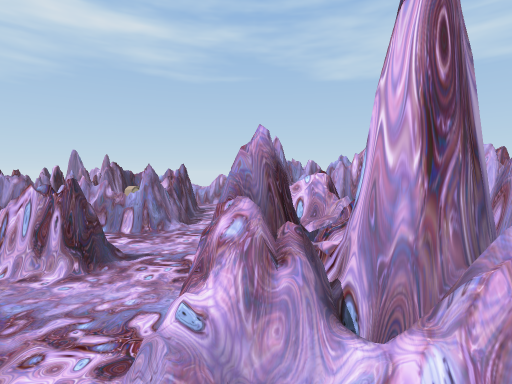
view 1 (above)

21 first-person views from a walk through a 3-D level made in the Unity game engine. The camera is 1.4 m above the floor, tilts 4° down and sees 85° across. The floor is counted in squares, 1 m on a side. Each view is taken from the middle of a square. On the plan, view 1 faces up. The plan holds only what a view shows up to about 14 squares ahead; the rest is blank. The player character is not drawn.

view 2
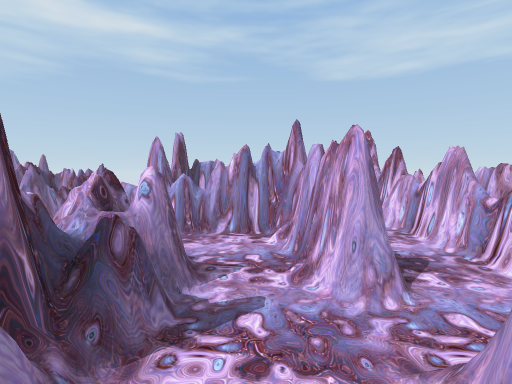

view 3
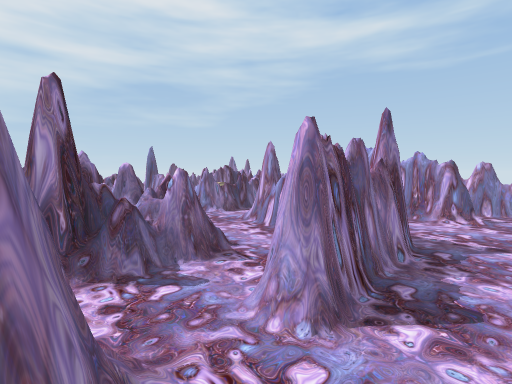

view 4
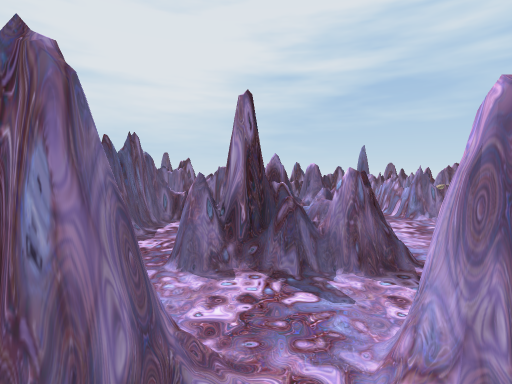

view 5
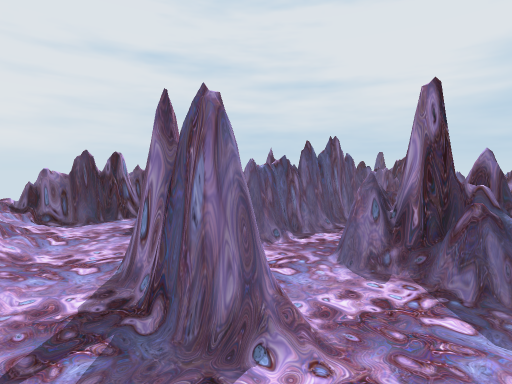

view 6
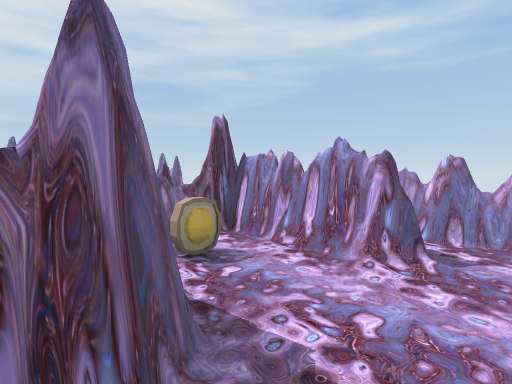

view 7
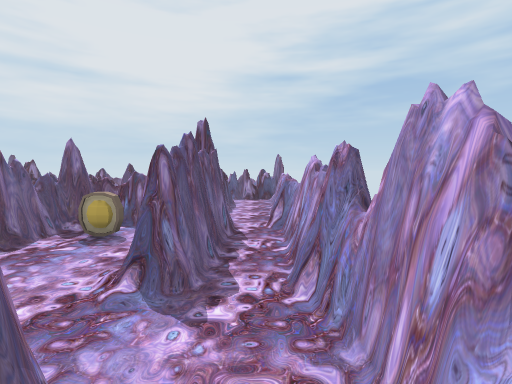

view 8
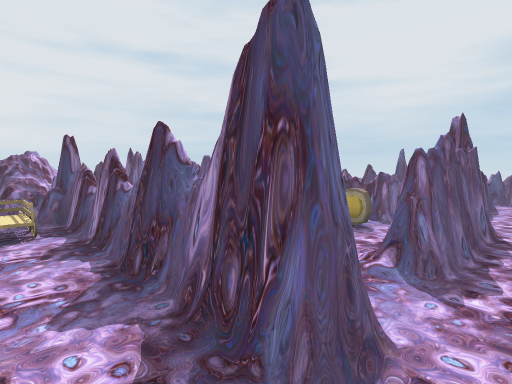

view 9
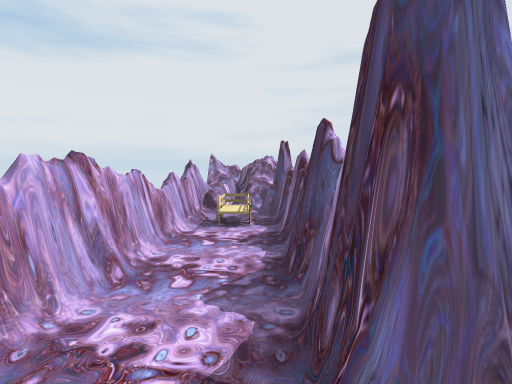

view 10
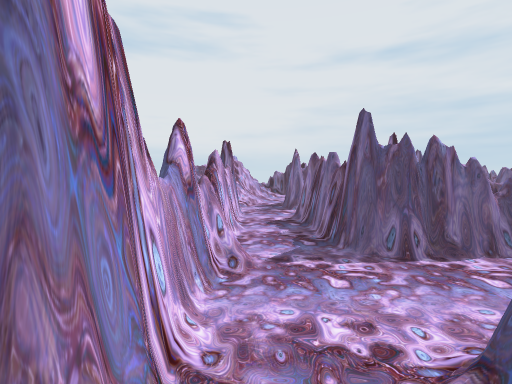

view 11
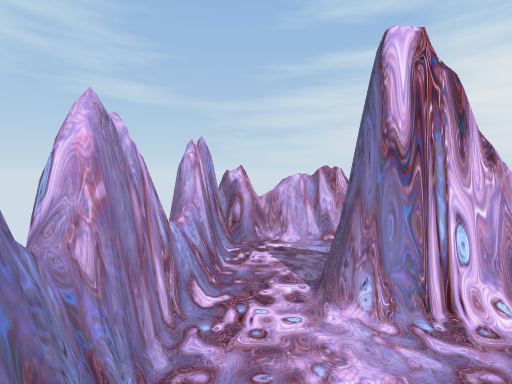

view 12
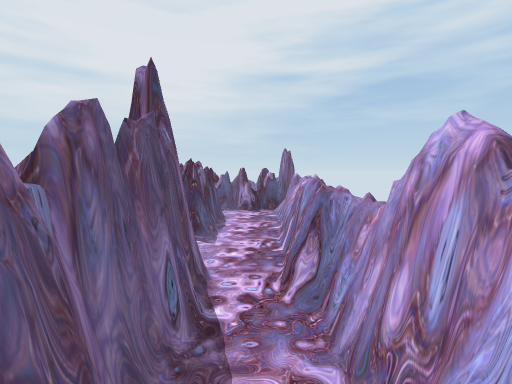

view 13
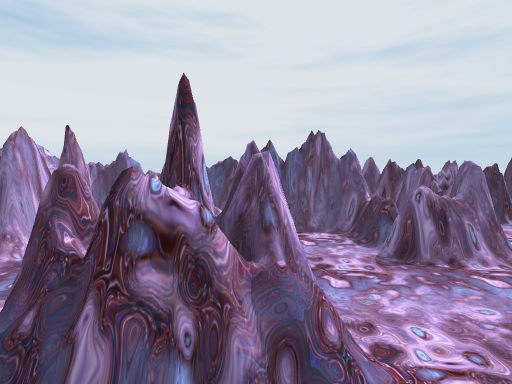

view 14
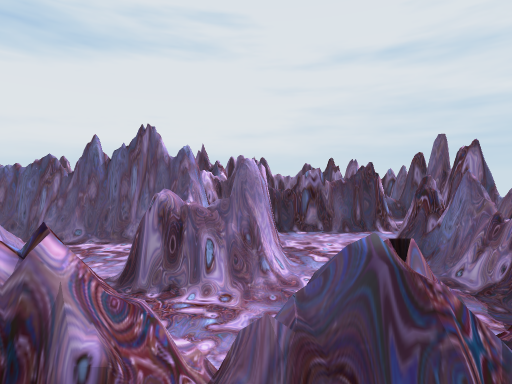

view 15
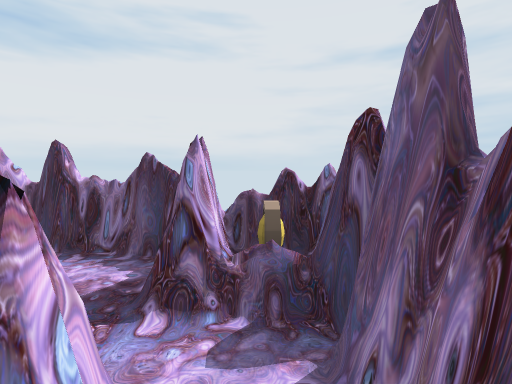

view 16
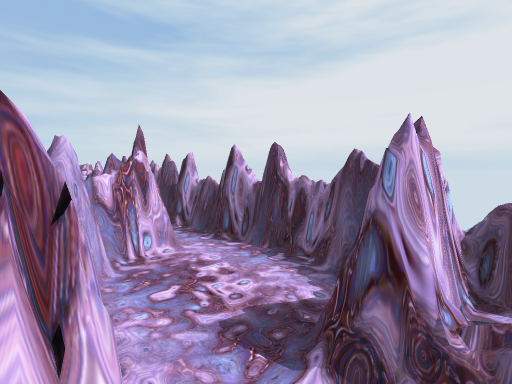

view 17
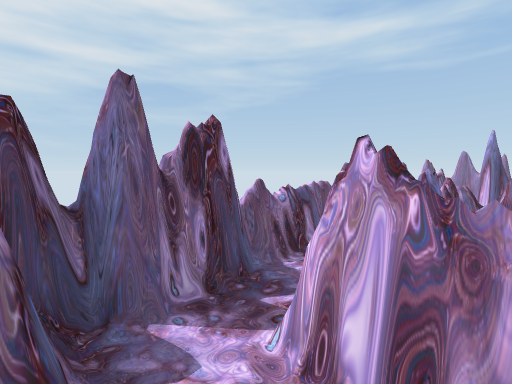

view 18
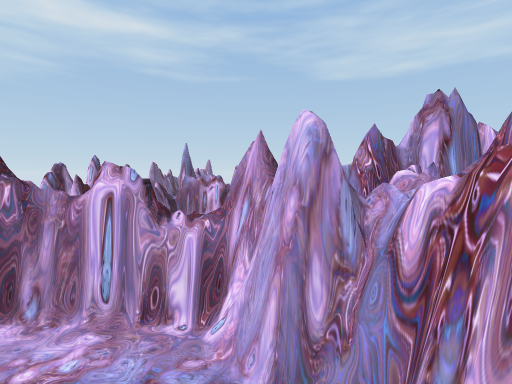

view 19
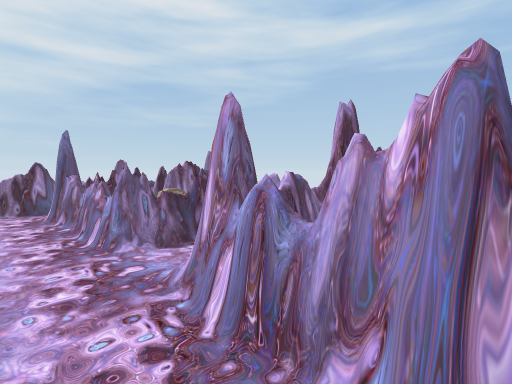

view 20
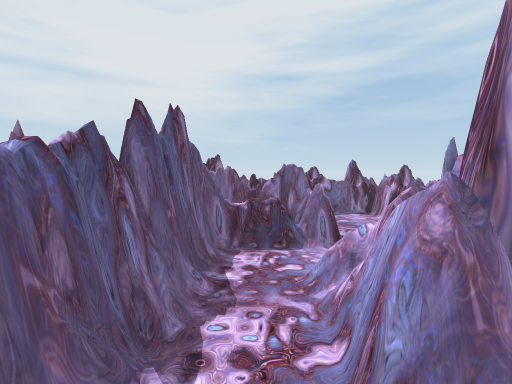

view 21
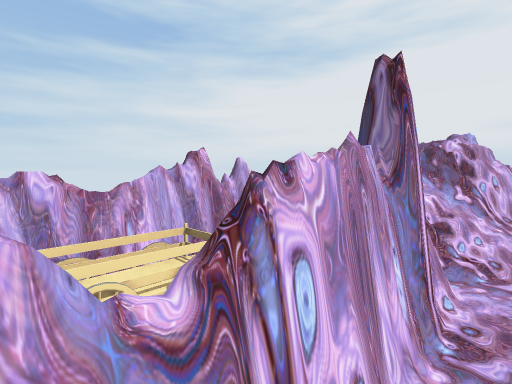

### Floor plan
Key: @ floor where view 1 was taken; # wall or solid block; x gap in a wall; . floor; / step, stairs or slope; = window, fence, low wall or low ledge; ^ raised ledge; O other object.
Columns run from 9 left of view 1 to 11 right of it. Each row starts with its distance up from view 1.
 13 ###xx======#########
 12 # =................##
 11 = =.###..#####=.#..=#
 10 # # ###=.#..==..#..##
  9 # = #O==.=.O....#..#
  8 = #   ==.=.....=#..#
  7 # #===#=.#####..=..#
  6 #............#..#..=
  5 =.=..........#..#..#
  4 # =====.##=#.#/.#.O#
  3 # =.....=#^=.//.#=O#
  2 # =...=..##=....#=##
  1 = =..##..=##.##.#==#
  0 = =..===.@...##/====
 -1 =....##########/====
 -2 #.#==##       #=##==
 -3 #....###       ##
 -4 #=#...##
 -5 #O#...=#
 -6 ####=###

Positions as (right, up) in squares from view 1, and headings:
1: (0, 0), facing up
2: (3, 0), facing up
3: (6, 1), facing up-left
4: (6, 2), facing left
5: (6, 3), facing down-left
6: (6, 6), facing up-left
7: (8, 12), facing left
8: (9, 12), facing down-left
9: (8, 12), facing down
10: (6, 12), facing down
11: (4, 12), facing right
12: (4, 12), facing left
13: (0, 6), facing down
14: (-4, 5), facing down
15: (-8, -1), facing down
16: (-8, -2), facing down-right
17: (-6, -4), facing up-left
18: (-4, -5), facing up
19: (3, 5), facing up-left
20: (3, 0), facing left
21: (6, 5), facing down-right
